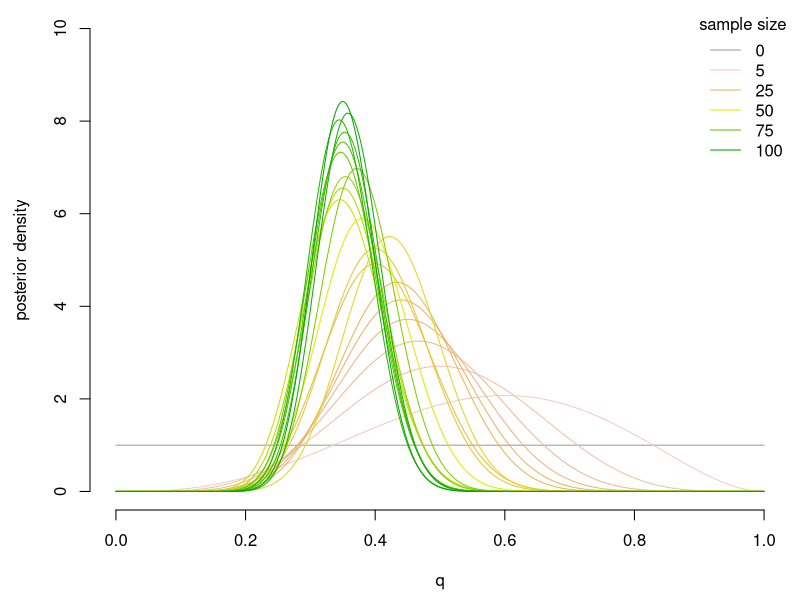

Reproduce this figure in R.
a <- 1
b <- 1
qgrid <- seq(0,1,length=500)
pdf("../book/graphics/betabayes.pdf", width=6, heigh=4)
par(mai=c(.9,.9,.1,.1))
plot(qgrid, dbeta(qgrid, a, b), ylim=c(0,10), col=8,
	type="l", bty="n", lwd=1, xlab="q", ylab="posterior density")

K <- 20
lcols <- terrain.colors(K*1.1)[K:1]
lg <- c(1,5,10,15,20)

for(k in 1:K){
n <- 5
x <- rbinom(n, p=1/3, size=1)
a <- a + sum(x)
b <- b + n - sum(x)
print(c(a,b))
lines(qgrid, dbeta(qgrid,a,b), col=lcols[k], lwd=1)
}
legend("toprigh", bty="n", title="sample size", 
	legend=c(0,n*lg), col=c(8,lcols[lg]), lwd=1)
dev.off()
